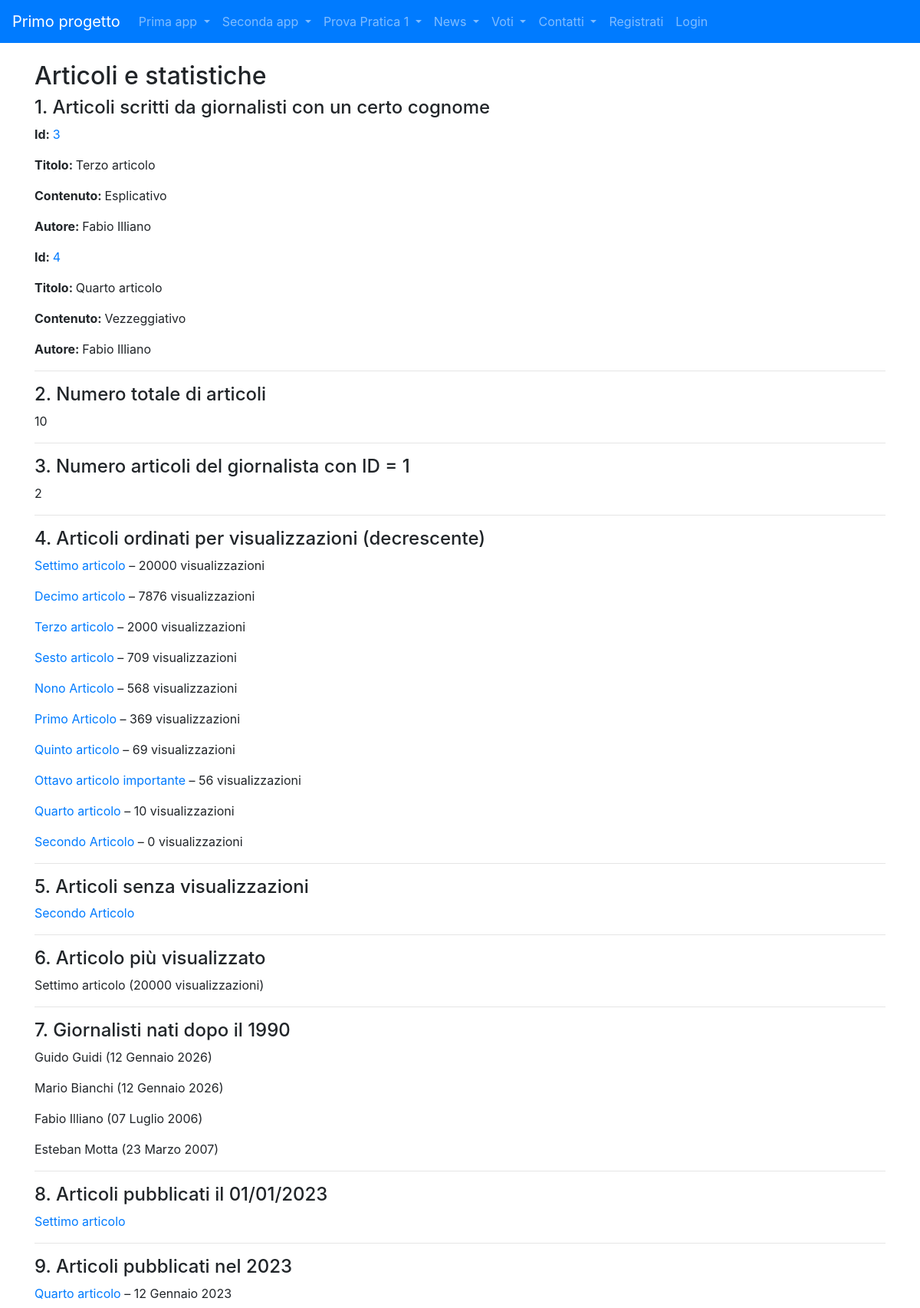
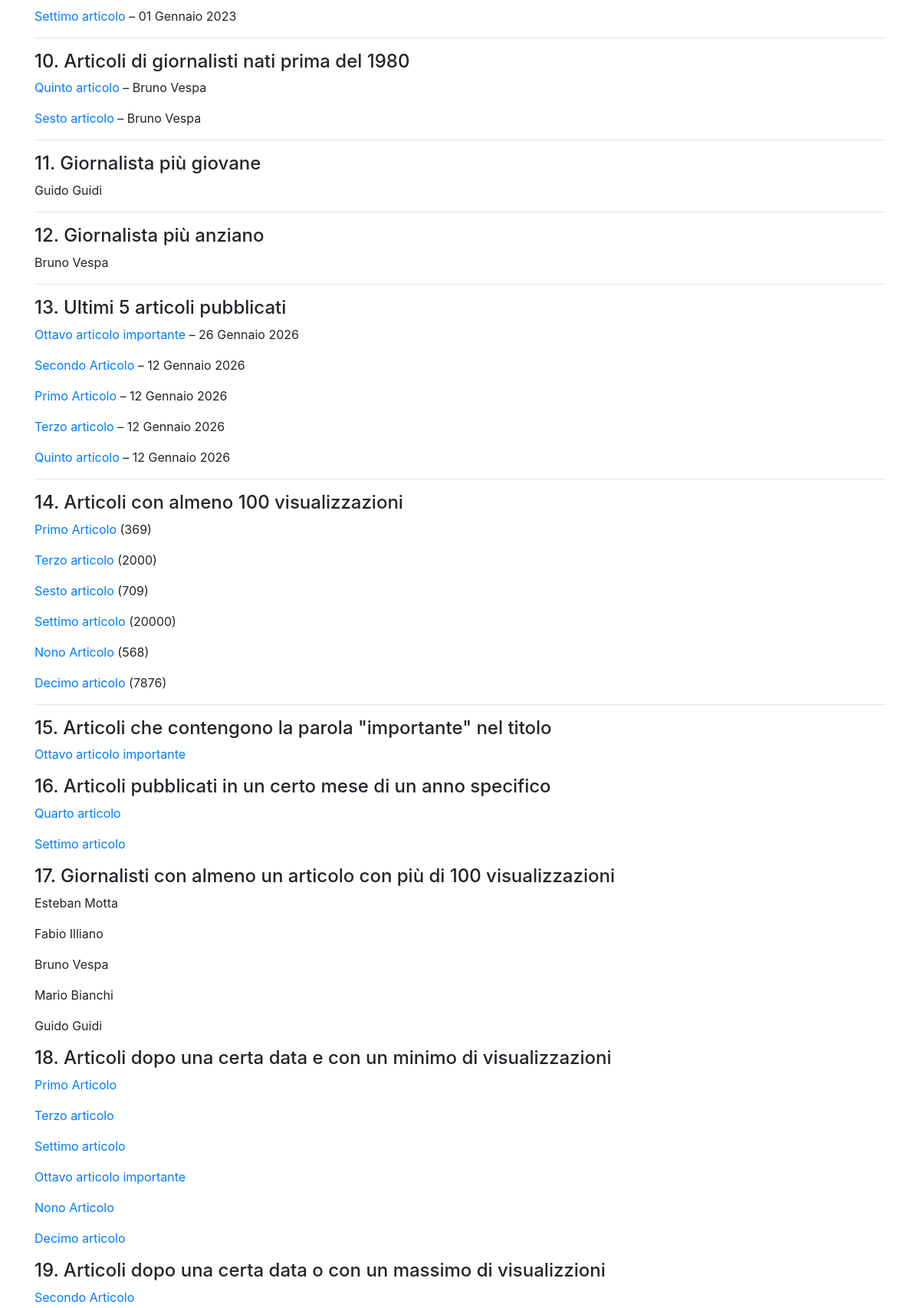
Page /news/query_base (upper part) on the committed database (2 pictures, top to bottom).
### news/models.py (models this page shows, shortened)
class Articolo(models.Model):
    titolo = models.CharField(max_length=100)
    contenuto = models.TextField()
    giornalista = models.ForeignKey(Giornalista, on_delete=models.CASCADE, related_name="articoli")
    data = models.DateField(blank=True)
    visualizzazioni = models.IntegerField(default=0, blank=True)
    class Meta:
        verbose_name = "Articolo"
        verbose_name_plural = "Articoli"

class Giornalista(models.Model):
    nome = models.CharField(max_length=20)
    cognome = models.CharField(max_length=20)
    anno_di_nascita = models.DateField(blank=True)
    def __str__(self):
        return self.nome + " " + self.cognome
    class Meta:
        verbose_name = "Giornalista"
        verbose_name_plural = "Giornalisti"

### news/views.py (the view)
# urls.py: path('query_base', queryBase, name="query_base")
def queryBase(request):
    articoli_cognome = Articolo.objects.filter(giornalista__cognome='Illiano')
    numero_totale_articoli = Articolo.objects.count()
    giornalista_1 = Giornalista.objects.get(id=2)
    numero_articoli_giornalista_1 = Articolo.objects.filter(giornalista=giornalista_1).count()
    articoli_ordinati = Articolo.objects.order_by('-visualizzazioni')
    articoli_senza_visualizzazioni = Articolo.objects.filter(visualizzazioni=0)
    articolo_piu_visualizzato = Articolo.objects.order_by('-visualizzazioni').first()
    giornalisti_data = Giornalista.objects.filter(anno_di_nascita__gt=datetime.date(1990, 1, 1))
    articoli_del_giorno = Articolo.objects.filter(data=datetime.date(2023, 1, 1))
    articoli_periodo = Articolo.objects.filter(data__range=(datetime.date(2023, 1, 1), datetime.date(2023, 12, 31)))
    giornalisti_nati = Giornalista.objects.filter(anno_di_nascita__lt=datetime.date(1980, 1, 1))
    articoli_giornalisti = Articolo.objects.filter(giornalista__in=giornalisti_nati)
    giornalista_giovane = Giornalista.objects.order_by('-anno_di_nascita').first()
    giornalista_anziano = Giornalista.objects.order_by('anno_di_nascita').first()
    ultimi = Articolo.objects.order_by('-data')[:5]
    articoli_minime_visualizzazioni = Articolo.objects.filter(visualizzazioni__gte=100)
    articoli_parola = Articolo.objects.filter(titolo__icontains='importante')
    articoli_mese_anno = Articolo.objects.filter(data__month=1, data__year=2023)
    giornalisti_con_articoli_popolari = Giornalista.objects.filter(articoli__visualizzazioni__gte=100).distinct()
    '''
    spiegazione dettagliata:
    Giornalista.objects: Inizia dalla classe del modello Giornalista.
    .filter(articoli__visualizzazioni__gte=100): Utilizza il metodo filter() per filtrare i giornalisti
    in base al campo visualizzazioni nel modello Articolo. La notazioni articoli__visualizzazioni indica
    che si sta seguendo la relazione inversa dalla classe Giornalista alla classe Articolo attraverso
    il campo ForeignKey giornalista nel modello Articolo.
    .distinct(): E' un metodo assicura che i risultati siano distinti, eliminando eventuali duplicati.
    In questo caso, ciò è utile perché un giornalista potrebbe essere associato a più articoli che soddisfano
    il criterio, e vogliamo ottenere solo una volta ogni giornalista che ha scrittto almeno un articolo popolare.
    '''
    data = datetime.date(1990, 1, 1)
    visualizzazioni = 50
    articoli_con_and = Articolo.objects.filter(giornalista__anno_di_nascita__gt=data, visualizzazioni__gte=visualizzazioni)
    from django.db.models import Q
    articoli_con_or = Articolo.objects.filter(Q(giornalista__anno_di_nascita__gt=data) | Q(visualizzazioni__lte=visualizzazioni))
    articoli_con_not = Articolo.objects.filter(~Q(giornalista__anno_di_nascita__lt=data))
    articoli_con_not = Articolo.objects.exclude(giornalista__anno_di_nascita__lt=data)
    context = {
        'articoli_cognome' : articoli_cognome,
        'numero_totale_articoli' : numero_totale_articoli,
        'numero_articoli_giornalista_1' : numero_articoli_giornalista_1,
        'articoli_ordinati' : articoli_ordinati,
        'articoli_senza_visualizzazioni' : articoli_senza_visualizzazioni,
        'articolo_piu_visualizzato' : articolo_piu_visualizzato,
        'giornalisti_data' : giornalisti_data,
        'articoli_del_giorno' : articoli_del_giorno,
        'articoli_periodo' : articoli_periodo,
        'giornalisti_nati' : giornalisti_nati,
        'articoli_giornalisti' : articoli_giornalisti,
        'giornalista_giovane' : giornalista_giovane,
        'giornalista_anziano' : giornalista_anziano,
        'ultimi' : ultimi,
        'articoli_minime_visualizzazioni' : articoli_minime_visualizzazioni,
        'articoli_parola' : articoli_parola,
        'articoli_mese_anno' : articoli_mese_anno,
        'giornalisti_con_articoli_popolari' : giornalisti_con_articoli_popolari,
        'articoli_con_and' : articoli_con_and,
        'articoli_con_or' : articoli_con_or,
        'articoli_con_not' : articoli_con_not
    }
    return render(request, 'query.html', context)

### news/templates/news/query.html (shortened to what this page needs)
{% extends "base.html"%}
{% block content%}
    <h2>Articoli e statistiche</h2>
    <h4>1. Articoli scritti da giornalisti con un certo cognome</h4>
    {% for articolo in articoli_cognome %}
        <p><strong>Id: </strong><a href="articoli/{{ articolo.id }}">{{ articolo.id }}</a></p>
        <p><strong>Titolo: </strong>{{ articolo.titolo }}</p>
        <p><strong>Contenuto: </strong>{{ articolo.contenuto }}</p>
        <p><strong>Autore: </strong>{{ articolo.giornalista }}</p>
    {% endfor %}
    <hr>
    <h4>2. Numero totale di articoli</h4>
    <p>{{ numero_totale_articoli }}</p>
    <hr>
    <h4>3. Numero articoli del giornalista con ID = 1</h4>
    <p>{{ numero_articoli_giornalista_1 }}</p>
    <hr>
    <h4>4. Articoli ordinati per visualizzazioni (decrescente)</h4>
    {% for articolo in articoli_ordinati %}
        <p><a href="{% url 'news:articolo_detail' articolo.id %}">{{ articolo.titolo }}</a> – {{ articolo.visualizzazioni }} visualizzazioni</p>
    {% endfor %}
    <hr>
    <h4>5. Articoli senza visualizzazioni</h4>
    {% for articolo in articoli_senza_visualizzazioni %}
        <p><a href="{% url 'news:articolo_detail' articolo.id %}">{{ articolo.titolo }}</a></p>
    {% endfor %}
    <hr>
    <h4>6. Articolo più visualizzato</h4>
        <p>
            {{ articolo_piu_visualizzato.titolo }}
            ({{ articolo_piu_visualizzato.visualizzazioni }} visualizzazioni)
        </p>
    <hr>
    <h4>7. Giornalisti nati dopo il 1990</h4>
    {% for giornalista in giornalisti_data %}
        <p>{{ giornalista.nome }} {{ giornalista.cognome }} ({{ giornalista.anno_di_nascita }})</p>
    {% endfor %}
    <hr>
    <h4>8. Articoli pubblicati il 01/01/2023</h4>
    {% for articolo in articoli_del_giorno %}
        <p><a href="{% url 'news:articolo_detail' articolo.id %}">{{ articolo.titolo }}</a></p>
    {% endfor %}
    <hr>
    <h4>9. Articoli pubblicati nel 2023</h4>
    {% for articolo in articoli_periodo %}
        <p><a href="{% url 'news:articolo_detail' articolo.id %}">{{ articolo.titolo }}</a> – {{ articolo.data }}</p>
    {% endfor %}
    <hr>
    <h4>10. Articoli di giornalisti nati prima del 1980</h4>
    {% for articolo in articoli_giornalisti %}
        <p><a href="{% url 'news:articolo_detail' articolo.id %}">{{ articolo.titolo }}</a> – {{ articolo.giornalista }}</p>
    {% endfor %}
    <hr>
    <h4>11. Giornalista più giovane</h4>
    <p>{{ giornalista_giovane.nome }} {{ giornalista_giovane.cognome }}</p>
    <hr>
    <h4>12. Giornalista più anziano</h4>
    {% if giornalista_anziano %}
        <p>{{ giornalista_anziano.nome }} {{ giornalista_anziano.cognome }}</p>
    {% endif %}
    <hr>
    <h4>13. Ultimi 5 articoli pubblicati</h4>
    {% for articolo in ultimi %}
        <p><a href="{% url 'news:articolo_detail' articolo.id %}">{{ articolo.titolo }}</a> – {{ articolo.data }}</p>
    {% endfor %}
    <hr>
    <h4>14. Articoli con almeno 100 visualizzazioni</h4>
    {% for articolo in articoli_minime_visualizzazioni %}
        <p><a href="{% url 'news:articolo_detail' articolo.id %}">{{ articolo.titolo }}</a> ({{ articolo.visualizzazioni }})</p>
    {% endfor %}
    <hr>
    <h4>15. Articoli che contengono la parola "importante" nel titolo</h4>
    {% for articolo in articoli_parola %}
        <p><a href="{% url 'news:articolo_detail' articolo.id %}">{{ articolo.titolo }}</a></p>
    {% endfor %}
    <h4>16. Articoli pubblicati in un certo mese di un anno specifico</h4>
    {% for articolo in articoli_mese_anno %}
        <p><a href="{% url 'news:articolo_detail' articolo.id %}">{{ articolo.titolo }}</a></p>
    {% endfor %}
    <h4>17. Giornalisti con almeno un articolo con più di 100 visualizzazioni</h4>
    {% for giornalista in giornalisti_con_articoli_popolari %}
        <p>{{ giornalista.nome }} {{ giornalista.cognome }} </p>
    {% endfor %}
    <h4>18. Articoli dopo una certa data e con un minimo di visualizzazioni</h4>
    {% for articolo in articoli_con_and %}
        <p><a href="{% url 'news:articolo_detail' articolo.id %}">{{ articolo.titolo }}</a></p>
    {% endfor %}
    <h4>19. Articoli dopo una certa data o con un massimo di visualizzioni</h4>
    {% for articolo in articoli_con_or %}
        <p><a href="{% url 'news:articolo_detail' articolo.id %}">{{ articolo.titolo }}</a></p>
    {% endfor %}
{% endblock content%}

### rows in the picture
Articolo: id "3", titolo "Terzo articolo", contenuto "Esplicativo", giornalista "Fabio Illiano", visualizzazioni "2000", data "12 Gennaio 2026"
Articolo: id "4", titolo "Quarto articolo", contenuto "Vezzeggiativo", giornalista "Fabio Illiano", visualizzazioni "10", data "12 Gennaio 2023"
Articolo: titolo "Settimo articolo", visualizzazioni "20000", data "01 Gennaio 2023"
Articolo: titolo "Decimo articolo", visualizzazioni "7876"
Articolo: titolo "Sesto articolo", visualizzazioni "709", giornalista "Bruno Vespa"
Articolo: titolo "Nono Articolo", visualizzazioni "568"
Articolo: titolo "Primo Articolo", visualizzazioni "369", data "12 Gennaio 2026"
Articolo: titolo "Quinto articolo", visualizzazioni "69", giornalista "Bruno Vespa", data "12 Gennaio 2026"
Articolo: titolo "Ottavo articolo importante", visualizzazioni "56", data "26 Gennaio 2026"
Articolo: titolo "Secondo Articolo", visualizzazioni "0", data "12 Gennaio 2026"
Giornalista: nome "Guido", cognome "Guidi", anno_di_nascita "12 Gennaio 2026"
Giornalista: nome "Mario", cognome "Bianchi", anno_di_nascita "12 Gennaio 2026"
Giornalista: nome "Fabio", cognome "Illiano", anno_di_nascita "07 Luglio 2006"
Giornalista: nome "Esteban", cognome "Motta", anno_di_nascita "23 Marzo 2007"
Giornalista: nome "Bruno", cognome "Vespa"

### other values in the picture
{{ numero_totale_articoli }} "10"
{{ numero_articoli_giornalista_1 }} "2"
